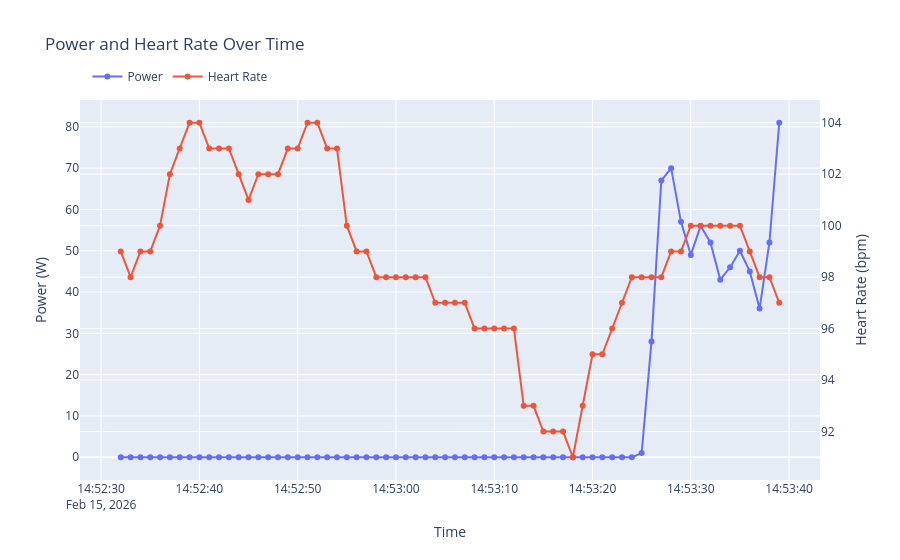

The code cell stored with this chart in its notebook:
### Code cell
df = interpolate_range(df, ride_with_missing_values.index.min(), ride_with_missing_values.index.max())
plot_power_and_heart_rate(df, ride_with_missing_values.index.min(), ride_with_missing_values.index.max())
